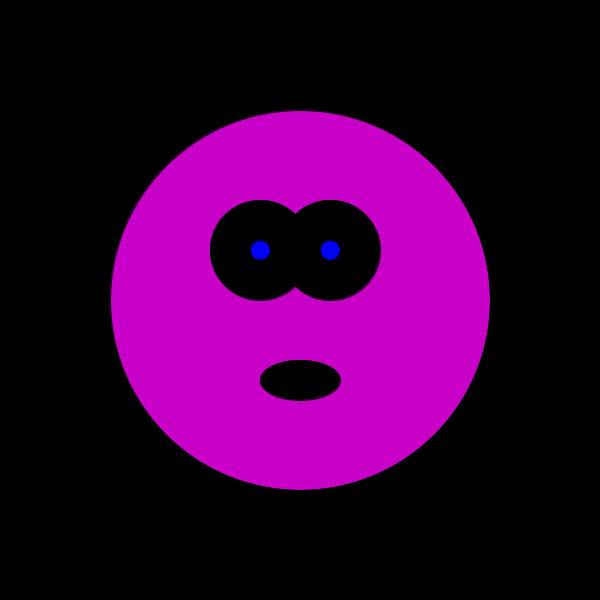
Frame 1 (no input)
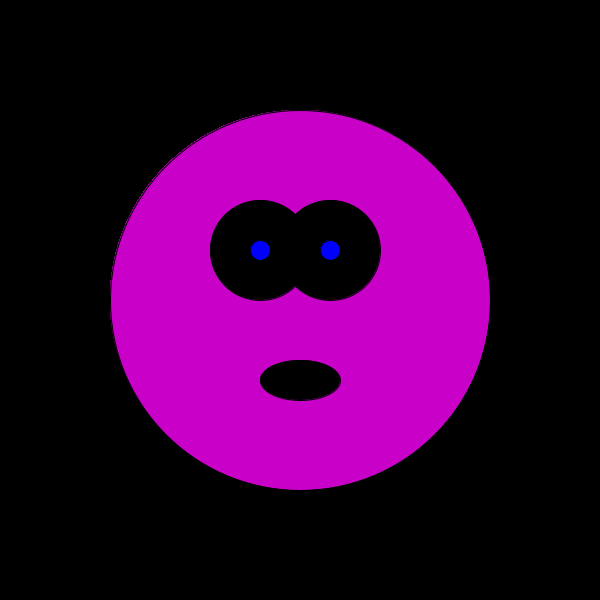
Frame 60 (the mouse pressed at the canvas centre just before this capture)
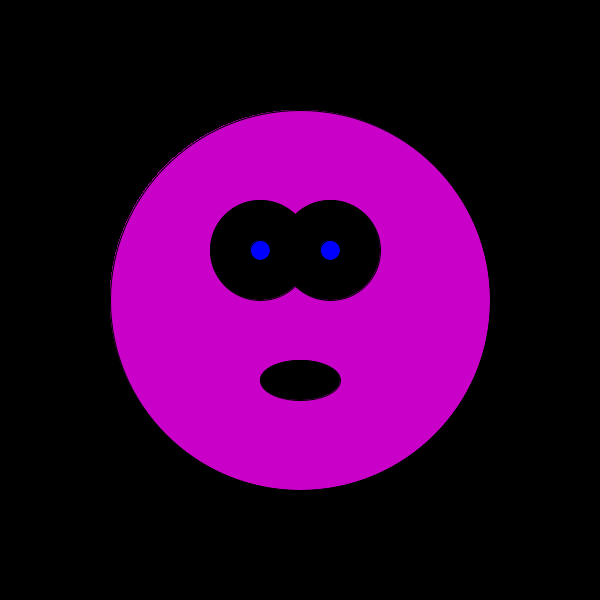
Frame 120 (the mouse held since frame 60 and released just before this capture)

The Processing sketch that drew these frames (run headless with seeded random() and noise(); from frame 60 on, the mouse is pressed at the canvas centre):

// Processing sketch: processing_58804
// ── processing_58804.pde

//Candice Ferreira: Problem Set 1. Question 2; cute

void setup () {
  size (600, 600);
  background(0);
  smooth();
}

void draw () {
 fill (200,0,200);
  ellipseMode(CENTER);
ellipse (300, 300, 380, 380);
// mouth
fill (0);
ellipse (300, 380, 80, 40);
//left eye
fill (0);
ellipse (260, 250, 100, 100);
// right eye
fill (0);
ellipse (330, 250, 100, 100);
// left pupil
fill (0,0,255);
ellipse (260, 250, 20, 20);
// right pupil
fill (0,0,255);
ellipse (330, 250, 20, 20);
}
